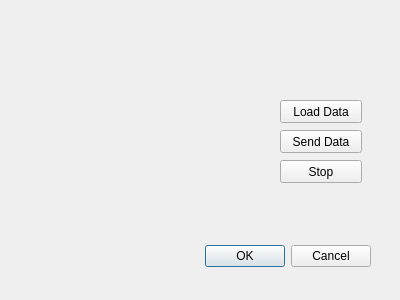
<?xml version="1.0" encoding="UTF-8"?>
<ui version="4.0">
 <class>DialogAvancedControl</class>
 <widget class="QDialog" name="DialogAvancedControl">
  <property name="geometry">
   <rect>
    <x>0</x>
    <y>0</y>
    <width>400</width>
    <height>300</height>
   </rect>
  </property>
  <property name="windowTitle">
   <string>Dialog</string>
  </property>
  <widget class="QDialogButtonBox" name="buttonBox">
   <property name="geometry">
    <rect>
     <x>30</x>
     <y>240</y>
     <width>341</width>
     <height>32</height>
    </rect>
   </property>
   <property name="orientation">
    <enum>Qt::Horizontal</enum>
   </property>
   <property name="standardButtons">
    <set>QDialogButtonBox::Cancel|QDialogButtonBox::Ok</set>
   </property>
  </widget>
  <widget class="QPushButton" name="btn_LoadData">
   <property name="geometry">
    <rect>
     <x>280</x>
     <y>100</y>
     <width>82</width>
     <height>23</height>
    </rect>
   </property>
   <property name="text">
    <string>Load Data</string>
   </property>
  </widget>
  <widget class="QPushButton" name="btn_SendData">
   <property name="geometry">
    <rect>
     <x>280</x>
     <y>130</y>
     <width>82</width>
     <height>23</height>
    </rect>
   </property>
   <property name="text">
    <string>Send Data</string>
   </property>
  </widget>
  <widget class="QPushButton" name="btn_Stop">
   <property name="geometry">
    <rect>
     <x>280</x>
     <y>160</y>
     <width>82</width>
     <height>23</height>
    </rect>
   </property>
   <property name="text">
    <string>Stop</string>
   </property>
  </widget>
 </widget>
 <resources/>
 <connections>
  <connection>
   <sender>buttonBox</sender>
   <signal>accepted()</signal>
   <receiver>DialogAvancedControl</receiver>
   <slot>accept()</slot>
   <hints>
    <hint type="sourcelabel">
     <x>248</x>
     <y>254</y>
    </hint>
    <hint type="destinationlabel">
     <x>157</x>
     <y>274</y>
    </hint>
   </hints>
  </connection>
  <connection>
   <sender>buttonBox</sender>
   <signal>rejected()</signal>
   <receiver>DialogAvancedControl</receiver>
   <slot>reject()</slot>
   <hints>
    <hint type="sourcelabel">
     <x>316</x>
     <y>260</y>
    </hint>
    <hint type="destinationlabel">
     <x>286</x>
     <y>274</y>
    </hint>
   </hints>
  </connection>
 </connections>
</ui>
